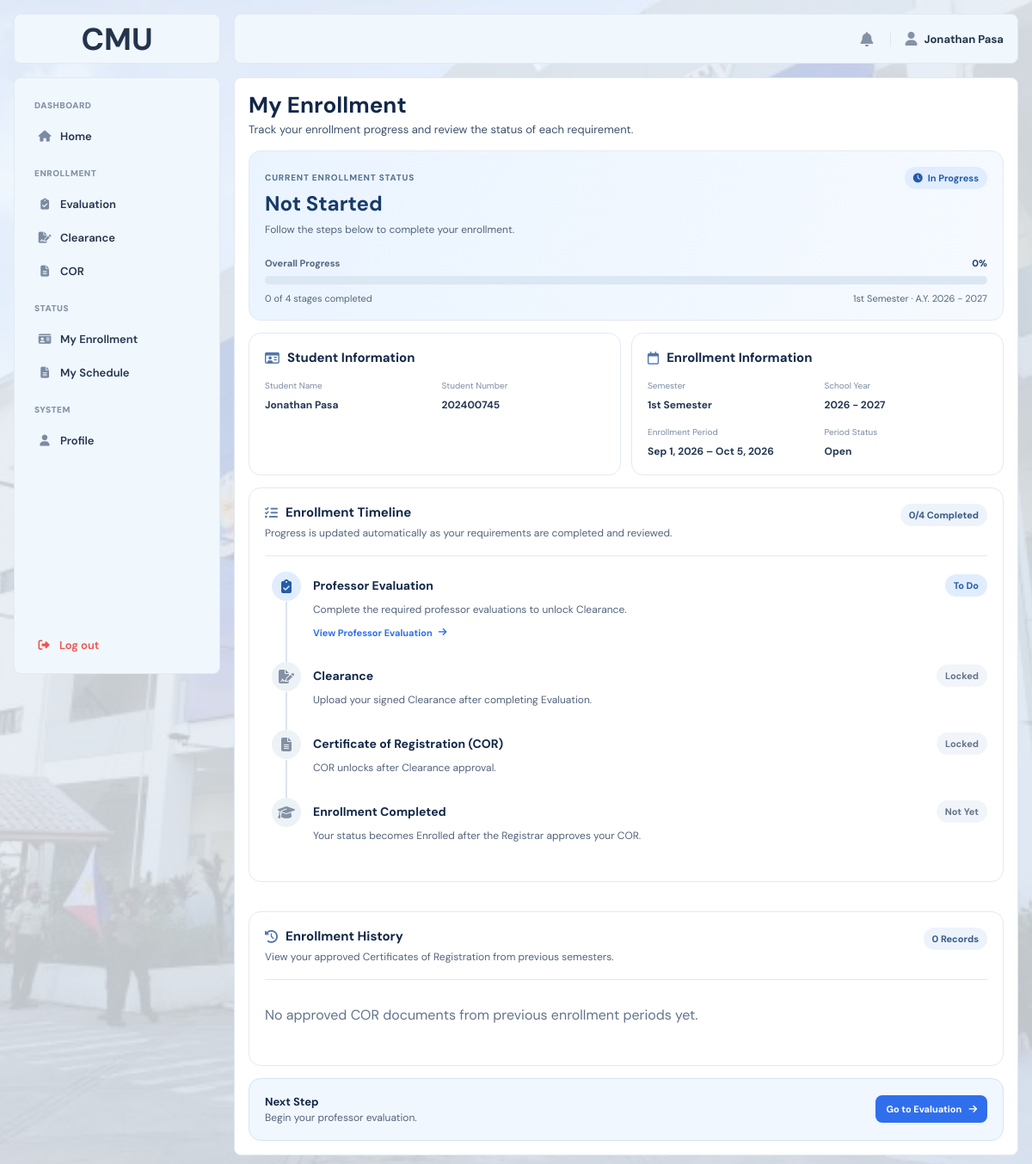
Screenshot of /?page=my_enrollment (signed in) with the database file from the repository.
### tables this page shows
CREATE TABLE `students` (
  `student_id` int(10) UNSIGNED NOT NULL,
  `user_id` int(10) UNSIGNED DEFAULT NULL,
  `student_number` varchar(50) NOT NULL,
  `first_name` varchar(100) NOT NULL,
  `middle_name` varchar(100) DEFAULT NULL,
  `last_name` varchar(100) NOT NULL,
  `program` varchar(100) NOT NULL,
  `year_level` int(11) NOT NULL,
  `section` varchar(50) DEFAULT NULL,
  `email` varchar(100) NOT NULL,
  `phone` varchar(20) DEFAULT NULL,
  `password_hash` varchar(255) NOT NULL,
  `enrollment_phase` enum('NOT_STARTED','EVALUATION','CLEARANCE','COR','ENROLLED') NOT NULL DEFAULT 'NOT_STARTED',
  `enrollment_status` varchar(50) NOT NULL DEFAULT 'Closed',
  `created_at` datetime NOT NULL DEFAULT current_timestamp()
);

CREATE TABLE `system_settings` (
  `setting_id` int(10) UNSIGNED NOT NULL,
  `enrollment_status` enum('OPEN','CLOSED') NOT NULL DEFAULT 'CLOSED',
  `semester` varchar(50) DEFAULT NULL,
  `school_year` varchar(20) DEFAULT NULL,
  `start_date` date DEFAULT NULL,
  `end_date` date DEFAULT NULL,
  `updated_at` datetime NOT NULL DEFAULT current_timestamp() ON UPDATE current_timestamp()
);

### index.php (called while the page is built, shortened)
<?php
$pages = [
    'home_main' => 'main/home_main.php',
    'course_offering' => 'main/course_offering.php',
    'faculty_evaluation' => 'main/faculty_evaluation.php',
    'evaluation_form' => 'main/evaluation_form.php',
    'clearance_main' => 'main/clearance_main.php',
    'cor' => 'main/cor.php',
    'my_enrollment' => 'main/my_enrollment.php',
    'profile' => 'main/profile.php',
    'admin_home' => 'admin/admin_home.php',
    'enrollment_period' => 'admin/enrollment_period.php',
    'student_enrollment' => 'admin/student_enrollment.php',
    'clearance_submissions' => 'admin/clearance_submissions.php',
    'cor_submissions' => 'admin/cor_submissions.php',
    'course_offerings' => 'admin/course_offerings.php',
    'course_management' => 'admin/course_management.php',
    'student_management' => 'admin/student_management.php',
    'login' => 'auth/login.php',
    'forget' => 'auth/forget.php',
    'verification' => 'auth/verification.php',
    'reset' => 'auth/reset.php',
    'set_password' => 'auth/set_password.php',
    'error404' => 'error/error404.php',
    'maintenance' => 'error/maintenance.php',
    'sample' => 'sample.php',
];
$page = $_GET['page'] ?? 'login';
require FRONTEND_PATH . '/pages/' . $pages[$page];

### backend/models/student.php (called while the page is built, shortened)
<?php
function student_find_by_id(mysqli $conn, int $student_id): ?array
{
    $stmt = $conn->prepare(
        'SELECT
            s.student_id,
            s.user_id,
            s.student_number,
            s.first_name,
            s.middle_name,
            s.last_name,
            s.program,
            s.year_level,
            s.section,
            s.email,
            s.phone,
            u.role,
            s.enrollment_phase
         FROM students s
         INNER JOIN users u
            ON u.user_id = s.user_id
         WHERE s.student_id = ?
         LIMIT 1'
    );
    $stmt->bind_param('i', $student_id);
    $stmt->execute();
    $row = $stmt->get_result()->fetch_assoc();
    return $row ?: null;
}

### frontend/pages/main/my_enrollment.php (the view, shortened to what this page needs)
<?php
require_once dirname(__DIR__, 3) . '/backend/bootstrap.php';
require_once dirname(__DIR__, 3) . '/backend/models/student.php';
$studentId = (int) ($_SESSION['student_id'] ?? 0);
$student = student_find_by_id($conn, $studentId);
$userName = trim(($student['first_name'] ?? '') . ' ' . (!empty($student['middle_name']) ? $student['middle_name'] . ' ' : '') . ($student['last_name'] ?? ''));
$settingsStmt = $conn->prepare('SELECT enrollment_status, semester, school_year, start_date, end_date FROM system_settings WHERE setting_id = 1 LIMIT 1');
$settingsStmt->execute();
$settings = $settingsStmt->get_result()->fetch_assoc() ?: [];
$phase = strtoupper((string) ($student['enrollment_phase'] ?? 'NOT_STARTED'));
$phaseSteps = ['NOT_STARTED' => 0, 'EVALUATION' => 1, 'CLEARANCE' => 2, 'COR' => 3, 'ENROLLED' => 4];
$stepsDone = $phaseSteps[$phase] ?? 0;
$percent = $stepsDone * 25;
$clearanceStmt = $conn->prepare(
    'SELECT status, rejection_reason FROM clearance_submissions
     WHERE student_id = ? AND semester = ?
       AND REPLACE(school_year, " ", "") = REPLACE(?, " ", "")
     ORDER BY clearance_id DESC LIMIT 1'
);
$clearanceStmt->bind_param('iss', $studentId, $settings['semester'], $settings['school_year']);
$clearanceStmt->execute();
$clearance = $clearanceStmt->get_result()->fetch_assoc() ?: null;
$corStmt = $conn->prepare(
    'SELECT cs.status, cs.rejection_reason FROM cor_submissions cs
     INNER JOIN enrollment_periods ep ON ep.period_id = cs.period_id
     WHERE cs.student_id = ? AND ep.semester = ?
       AND REPLACE(ep.school_year, " ", "") = REPLACE(?, " ", "")
     ORDER BY cs.cor_submission_id DESC LIMIT 1'
);
$corStmt->bind_param('iss', $studentId, $settings['semester'], $settings['school_year']);
$corStmt->execute();
$cor = $corStmt->get_result()->fetch_assoc() ?: null;
$historyStmt = $conn->prepare(
    'SELECT cs.cor_submission_id, cs.reviewed_at, cs.submitted_at,
            ep.semester, ep.school_year
     FROM cor_submissions cs
     INNER JOIN enrollment_periods ep ON ep.period_id = cs.period_id
     WHERE cs.student_id = ? AND cs.status = "APPROVED"
       AND NOT (ep.semester = ? AND REPLACE(ep.school_year, " ", "") = REPLACE(?, " ", ""))
     ORDER BY ep.school_year DESC,
              CASE ep.semester WHEN "Summer" THEN 3 WHEN "2nd Semester" THEN 2 ELSE 1 END DESC,
              cs.reviewed_at DESC, cs.cor_submission_id DESC'
);
$historyStmt->bind_param('iss', $studentId, $settings['semester'], $settings['school_year']);
$historyStmt->execute();
$history = $historyStmt->get_result()->fetch_all(MYSQLI_ASSOC);
$clearanceStatus = strtoupper((string) ($clearance['status'] ?? 'NOT_SUBMITTED'));
$corStatus = strtoupper((string) ($cor['status'] ?? 'NOT_SUBMITTED'));
$labels = [
    'NOT_STARTED' => 'Not Started',
    'EVALUATION' => 'Evaluation Completed',
    'CLEARANCE' => 'Clearance Completed',
    'COR' => 'COR In Progress',
    'ENROLLED' => 'Officially Enrolled',
];
$phaseLabel = $labels[$phase] ?? 'Enrollment Status Unavailable';
$period = 'Not set';
if (!empty($settings['start_date']) && !empty($settings['end_date'])) {
    $start = strtotime($settings['start_date']);
    $end = strtotime($settings['end_date']);
    if ($start && $end) $period = date('M j, Y', $start) . ' – ' . date('M j, Y', $end);
}
$stages = [
    [
        'title' => 'Professor Evaluation', 'icon' => 'fa-clipboard-check', 'url' => 'faculty_evaluation',
        'done' => $stepsDone >= 1,
        'status' => $stepsDone >= 1 ? 'Completed' : ($stepsDone === 0 ? 'To Do' : 'Not Started'),
        'detail' => $stepsDone >= 1 ? 'Your professor evaluation requirement is complete.' : 'Complete the required professor evaluations to unlock Clearance.',
        'reason' => '',
    ],
    [
        'title' => 'Clearance', 'icon' => 'fa-file-signature', 'url' => 'clearance',
        'done' => $stepsDone >= 2,
        'status' => $stepsDone >= 2 ? 'Approved' : ($stepsDone < 1 ? 'Locked' : ($clearanceStatus === 'PENDING' ? 'Pending Review' : ($clearanceStatus === 'REJECTED' ? 'Rejected' : 'To Do'))),
        'detail' => $stepsDone >= 2 ? 'Your signed Clearance has been approved by the Registrar.' : ($clearanceStatus === 'PENDING' && $stepsDone >= 1 ? 'Your Clearance is awaiting Registrar review.' : ($clearanceStatus === 'REJECTED' && $stepsDone >= 1 ? 'Please correct and resubmit your Clearance.' : 'Upload your signed Clearance after completing Evaluation.')),
        'reason' => $stepsDone < 2 && $clearanceStatus === 'REJECTED' ? (string) ($clearance['rejection_reason'] ?? '') : '',
    ],
    [
        'title' => 'Certificate of Registration (COR)', 'icon' => 'fa-file-lines', 'url' => 'cor',
        'done' => $stepsDone >= 4,
        'status' => $stepsDone >= 4 ? 'Approved' : ($stepsDone < 2 ? 'Locked' : ($corStatus === 'PENDING' ? 'Pending Review' : ($corStatus === 'REJECTED' ? 'Rejected' : 'To Do'))),
        'detail' => $stepsDone >= 4 ? 'Your signed COR has been approved by the Registrar.' : ($stepsDone < 2 ? 'COR unlocks after Clearance approval.' : ($corStatus === 'PENDING' ? 'Your COR is awaiting Registrar review.' : ($corStatus === 'REJECTED' ? 'Please correct and resubmit your COR.' : 'Download, sign, and upload your COR for approval.'))),
        'reason' => $stepsDone < 4 && $corStatus === 'REJECTED' ? (string) ($cor['rejection_reason'] ?? '') : '',
    ],
    [
        'title' => 'Enrollment Completed', 'icon' => 'fa-graduation-cap', 'url' => 'my_enrollment',
        'done' => $stepsDone === 4,
        'status' => $stepsDone === 4 ? 'Completed' : 'Not Yet',
        'detail' => $stepsDone === 4 ? 'You have successfully completed all enrollment requirements.' : 'Your status becomes Enrolled after the Registrar approves your COR.',
        'reason' => '',
    ],
];
$nextUrl = $stepsDone === 0 ? 'faculty_evaluation' : ($stepsDone === 1 ? 'clearance' : ($stepsDone < 4 ? 'cor' : ''));
$nextText = $stepsDone === 0 ? 'Go to Evaluation' : ($stepsDone === 1 ? 'View Clearance' : ($stepsDone < 4 ? 'View COR' : ''));
?>
<!DOCTYPE html>
<html lang="en">
<head>
    <link rel="stylesheet" href="<?= BASE_URL ?>frontend/assets/css/main.css">
    <link rel="stylesheet" href="<?= BASE_URL ?>frontend/assets/css/student.css">
    <link rel="stylesheet" href="https://cdnjs.cloudflare.com/ajax/libs/font-awesome/6.5.2/css/all.min.css">
</head>
<body>
<div class="layout">
    <div class="imglogo"><span>CMU</span></div>
    <?php require FRONTEND_PATH . 'includes/sidebar.php'; ?>
    <div class="overlay" id="overlay"></div>
    <div class="main">
        <?php require FRONTEND_PATH . 'includes/topbar.php'; ?>
        <div class="content myen-page">
            <header class="page-heading">
                <h1>My Enrollment</h1>
                <p>Track your enrollment progress and review the status of each requirement.</p>
            </header>
            <section class="myen-overview">
                <div class="myen-overview-top">
                    <div>
                        <span class="myen-eyebrow">CURRENT ENROLLMENT STATUS</span>
                        <h2><?= e($phaseLabel) ?></h2>
                        <p><?= $stepsDone === 4 ? 'All enrollment requirements have been completed.' : 'Follow the steps below to complete your enrollment.' ?></p>
                    </div>
                    <span class="myen-pill <?= $stepsDone === 4 ? 'is-complete' : 'is-active' ?>">
                        <i class="fa-solid <?= $stepsDone === 4 ? 'fa-circle-check' : 'fa-clock' ?>"></i>
                        <?= $stepsDone === 4 ? 'Enrolled' : 'In Progress' ?>
                    </span>
                </div>
                <div class="myen-progress-heading"><span>Overall Progress</span><strong><?= $percent ?>%</strong></div>
                <div class="myen-progress-track" role="progressbar" aria-label="Enrollment progress" aria-valuemin="0" aria-valuemax="100" aria-valuenow="<?= $percent ?>">
                </div>
                <div class="myen-progress-foot"><span><?= $stepsDone ?> of 4 stages completed</span><span><?= e(($settings['semester'] ?? '') ?: 'Semester not set') ?> · A.Y. <?= e(($settings['school_year'] ?? '') ?: 'Not set') ?></span></div>
            </section>
            <div class="myen-info-grid">
                <section class="myen-card">
                    <h2><i class="fa-regular fa-id-card"></i> Student Information</h2>
                    <div class="myen-details">
                        <div><small>Student Name</small><strong><?= e($userName) ?></strong></div>
                        <div><small>Student Number</small><strong><?= e((string) ($student['student_number'] ?? 'Not set')) ?></strong></div>
                    </div>
                </section>
                <section class="myen-card">
                    <h2><i class="fa-regular fa-calendar"></i> Enrollment Information</h2>
                    <div class="myen-details">
                        <div><small>Semester</small><strong><?= e(($settings['semester'] ?? '') ?: 'Not set') ?></strong></div>
                        <div><small>School Year</small><strong><?= e(($settings['school_year'] ?? '') ?: 'Not set') ?></strong></div>
                        <div><small>Enrollment Period</small><strong><?= e($period) ?></strong></div>
                        <div><small>Period Status</small><strong><?= strtoupper((string) ($settings['enrollment_status'] ?? 'CLOSED')) === 'OPEN' ? 'Open' : 'Closed' ?></strong></div>
                    </div>
                </section>
            </div>
            <section class="myen-card">
                <div class="myen-section-head">
                    <div><h2><i class="fa-solid fa-list-check"></i> Enrollment Timeline</h2><p>Progress is updated automatically as your requirements are completed and reviewed.</p></div>
                    <span class="myen-counter"><?= $stepsDone ?>/4 Completed</span>
                </div>
                <div class="myen-timeline">
                    <?php foreach ($stages as $index => $stage): ?>
                        <?php $stateClass = $stage['done'] ? 'is-done' : (in_array($stage['status'], ['Rejected'], true) ? 'is-rejected' : (in_array($stage['status'], ['Pending Review', 'To Do'], true) ? 'is-current' : 'is-waiting')); ?>
                        <article class="myen-stage <?= $stateClass ?>">
                            <div class="myen-stage-marker"><i class="fa-solid <?= $stage['done'] ? 'fa-check' : $stage['icon'] ?>"></i></div>
                            <div class="myen-stage-content">
                                <div class="myen-stage-top"><h3><?= e($stage['title']) ?></h3><span class="myen-stage-status"><?= e($stage['status']) ?></span></div>
                                <p><?= e($stage['detail']) ?></p>
                                <?php if ($index < 3 && !$stage['done'] && $stage['status'] !== 'Locked'): ?>
                                    <a class="myen-stage-link" href="<?= BASE_URL ?>?page=<?= urlencode($stage['url']) ?>">View <?= e($stage['title']) ?> <i class="fa-solid fa-arrow-right"></i></a>
                                <?php endif; ?>
                            </div>
                        </article>
                    <?php endforeach; ?>
                </div>
            </section>
            <section class="myen-card" style="margin-top: 20px;">
                <div class="myen-section-head">
                    <div>
                        <h2><i class="fa-solid fa-clock-rotate-left"></i> Enrollment History</h2>
                        <p>View your approved Certificates of Registration from previous semesters.</p>
                    </div>
                    <span class="myen-counter"><?= count($history) ?> Record<?= count($history) === 1 ? '' : 's' ?></span>
                </div>
                <?php if (empty($history)): ?>
                    <p style="padding: 14px 0; color: #64748b;">No approved COR documents from previous enrollment periods yet.</p>
                <?php endif; ?>
            </section>
            <?php if ($nextUrl !== ''): ?>
                <div class="myen-next"><div><strong>Next Step</strong><p><?= $stepsDone === 0 ? 'Begin your professor evaluation.' : ($stepsDone === 1 ? 'Complete or check your Clearance submission.' : 'Complete or check your COR submission.') ?></p></div><a href="<?= BASE_URL ?>?page=<?= $nextUrl ?>"><?= e($nextText) ?> <i class="fa-solid fa-arrow-right"></i></a></div>
            <?php endif; ?>
        </div>
    </div>
</div>
</body>
</html>

### rows the page displays
students: enrollment_phase "Not Started", enrollment_phase "0", student_number "202400745", enrollment_phase "Go to Evaluation"
system_settings: semester "1st Semester", school_year "2026 - 2027", period "Sep 1, 2026 – Oct 5, 2026"

### other values shown
$section['title'] "ENROLLMENT"
$item['label'] "Evaluation"
$item['label'] "Clearance"
$item['label'] "COR"
$section['title'] "STATUS"
$item['label'] "My Enrollment"
$item['label'] "My Schedule"
$section['title'] "SYSTEM"
$item['label'] "Profile"
$userName "Jonathan Pasa"
$stage['title'] "Professor Evaluation"
$stage['status'] "To Do"
$stage['detail'] "Complete the required professor evaluations to unlock Clearance."
$stage['title'] "Clearance"
$stage['status'] "Locked"
